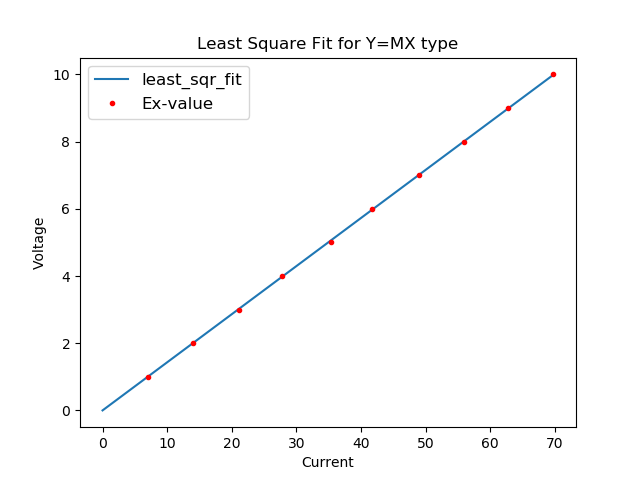

The Python source for this figure:
import numpy as np
import matplotlib.pyplot as plt

def tangent(V,I):
	n = len(V)
	if n != len(I):
		print("Input and Output are not matching. Dabi thik kor")
	else:
		sumVI=0; sum2=0
		for i in range(n):
			sumVI = sumVI + V[i]*I[i]
			sum2 = sum2 + I[i]*I[i]
		return sumVI/sum2

V = []; I = []
t = int(input("Give me number of datas = "))
for i in range(t):
	j = i+1
	x, y = [float(d) for d in input("Enter I-V values(Eg: 3 2) = ").split()]
	I.append(x); V.append(y)
m = tangent(V,I)#V = I R
def lin(x):
	return m*x
I_ex = np.arange(0,I[len(I)-1],0.001)
V_ex = lin(I_ex)
plt.plot(I_ex,V_ex,label=r'least_sqr_fit')
plt.plot(I,V,"red",ls=" ",marker='.',label=r'Ex-value')
plt.legend(loc='best',prop={'size':12})
plt.xlabel('Current')
plt.ylabel('Voltage')
plt.title('Least Square Fit for Y=MX type')
plt.show()
